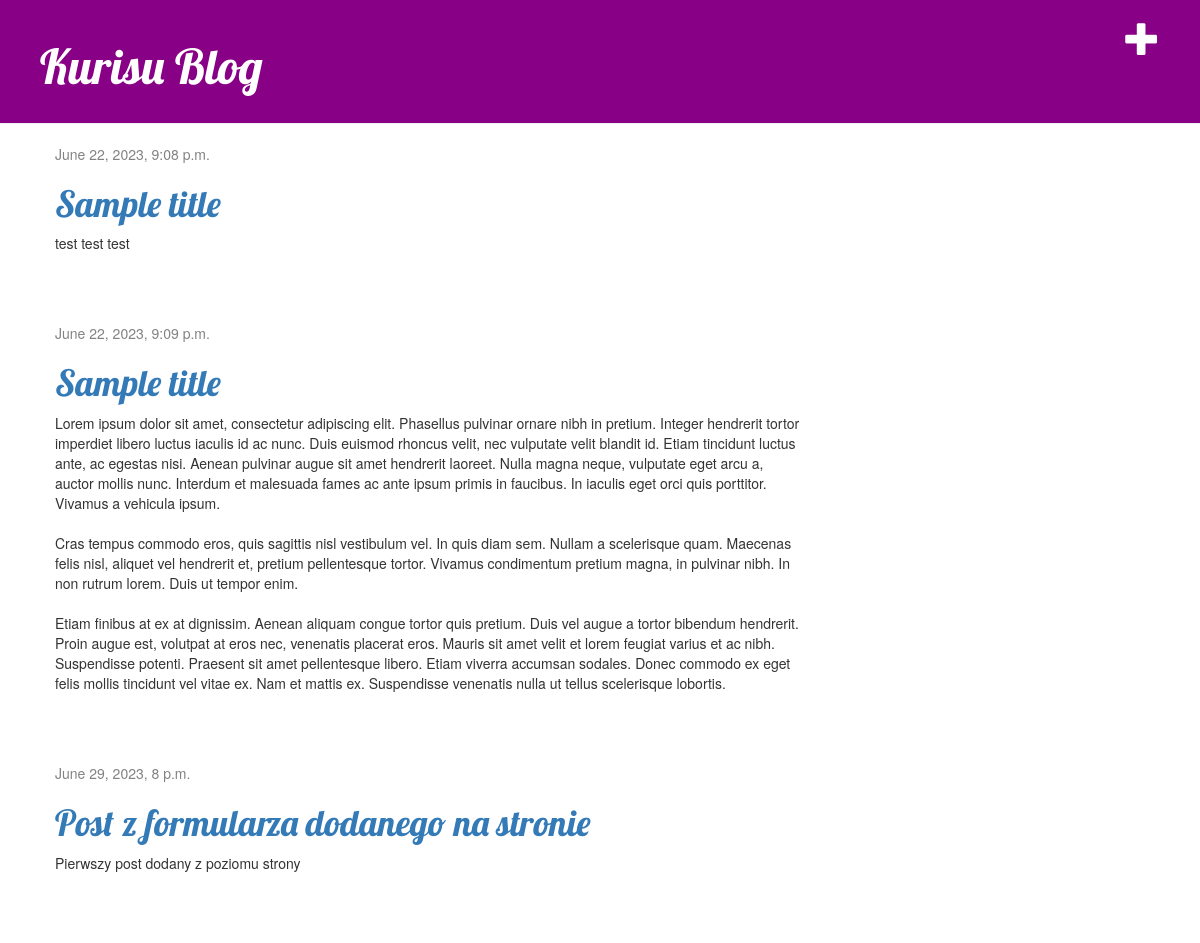
The app's page / (signed in) with its own data.
### blog/models.py (models this page shows, shortened)
class Post(models.Model):
    author = models.ForeignKey(settings.AUTH_USER_MODEL, on_delete=models.CASCADE)
    title = models.CharField(max_length=200)
    text = models.TextField()
    created_date = models.DateTimeField(default=timezone.now)
    published_date = models.DateTimeField(blank=True, null=True)

### blog/views.py (the view)
# urls.py: path('', views.post_list, name='post_list'),
def post_list(request):
    posts = Post.objects.filter(published_date__lte=timezone.now()).order_by('published_date')
    return render(request, 'blog/post_list.html', {'posts': posts})

### blog/templates/blog/post_list.html
{% extends 'blog/index.html' %}
{% block content %}
{% for post in posts %}
<div class="post">
    <div class="date">
        {{ post.published_date }}
    </div>
    <h1><a href="{% url 'post_detail' pk=post.pk %}">{{ post.title }}</a></h1>
    <p>{{ post.text|linebreaksbr }}</p>
</div>
{% endfor %}
{% endblock %}

### blog/static/css/blog.css (style rules this page uses)
h1, h2, h3, h4 { font-family: 'Lobster', cursive; }
.date { color: #828282; }
.post { margin-bottom: 70px; }

### records on screen
Post: published_date "June 22, 2023, 9:08 p.m.", title "Sample title", text "test test test"
Post: published_date "June 22, 2023, 9:09 p.m.", title "Sample title", text "Lorem ipsum dolor sit amet, consectetur adipiscing elit. Phasellus pulvinar ornare nibh in pretium. Integer hendrerit tortor imperdiet libero luctus iaculis id ac nunc. Duis euismod rhoncus velit, nec vulputate velit blandit id. Etiam tincidunt luctus ante, ac egestas nisi. Aenean pulvinar augue sit amet hendrerit laoreet. Nulla magna neque, vulputate eget arcu a, auctor mollis nunc. Interdum et malesuada fames ac ante ipsum primis in faucibus. In iaculis eget orci quis porttitor. Vivamus a vehicula ipsum. Cras tempus commodo eros, quis sagittis nisl vestibulum vel. In quis diam sem. Nullam a scelerisque quam. Maecenas felis nisl, aliquet vel hendrerit et, pretium pellentesque tortor.…"
Post: published_date "June 29, 2023, 8 p.m.", title "Post z formularza dodanego na stronie", text "Pierwszy post dodany z poziomu strony"
